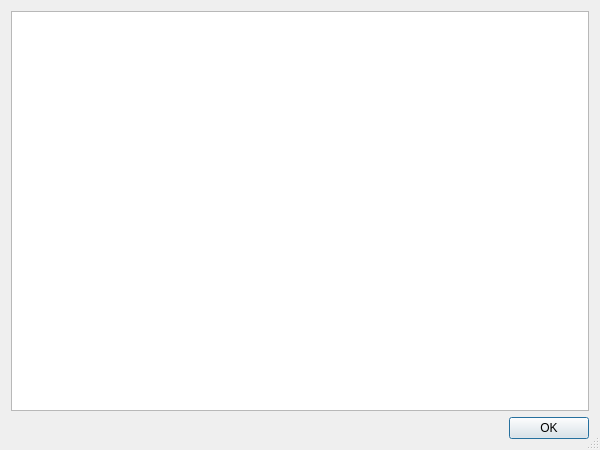
<?xml version="1.0" encoding="UTF-8"?>
<ui version="4.0">
 <class>TextPreviewDialog</class>
 <widget class="QDialog" name="TextPreviewDialog">
  <property name="geometry">
   <rect>
    <x>0</x>
    <y>0</y>
    <width>600</width>
    <height>450</height>
   </rect>
  </property>
  <property name="windowTitle">
   <string>Preview</string>
  </property>
  <property name="sizeGripEnabled">
   <bool>true</bool>
  </property>
  <property name="modal">
   <bool>true</bool>
  </property>
  <layout class="QVBoxLayout" name="verticalLayout">
   <item>
    <widget class="smyth::ui::SmythPlainTextEdit" name="contents">
     <property name="readOnly">
      <bool>true</bool>
     </property>
    </widget>
   </item>
   <item>
    <widget class="QDialogButtonBox" name="buttonBox">
     <property name="orientation">
      <enum>Qt::Horizontal</enum>
     </property>
     <property name="standardButtons">
      <set>QDialogButtonBox::Ok</set>
     </property>
     <property name="centerButtons">
      <bool>false</bool>
     </property>
    </widget>
   </item>
  </layout>
 </widget>
 <customwidgets>
  <customwidget>
   <class>smyth::ui::SmythPlainTextEdit</class>
   <extends>QPlainTextEdit</extends>
   <header>UI/SmythPlainTextEdit.hh</header>
  </customwidget>
 </customwidgets>
 <resources/>
 <connections>
  <connection>
   <sender>buttonBox</sender>
   <signal>accepted()</signal>
   <receiver>TextPreviewDialog</receiver>
   <slot>accept()</slot>
   <hints>
    <hint type="sourcelabel">
     <x>248</x>
     <y>254</y>
    </hint>
    <hint type="destinationlabel">
     <x>157</x>
     <y>274</y>
    </hint>
   </hints>
  </connection>
  <connection>
   <sender>buttonBox</sender>
   <signal>rejected()</signal>
   <receiver>TextPreviewDialog</receiver>
   <slot>reject()</slot>
   <hints>
    <hint type="sourcelabel">
     <x>316</x>
     <y>260</y>
    </hint>
    <hint type="destinationlabel">
     <x>286</x>
     <y>274</y>
    </hint>
   </hints>
  </connection>
 </connections>
</ui>
